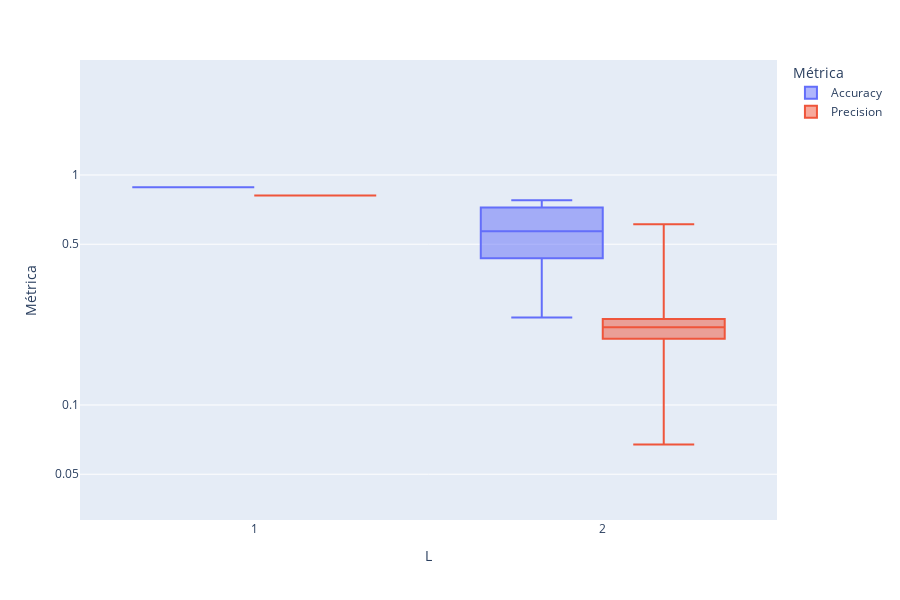

Here is the notebook cell this chart was saved with:
### Markdown cell above
### Resultados de aplicar únicamente l-diversity

La siguiente gráfica muestra la distribución de las métricas `accuracy` y `precision` para diferentes valores de l, manteniendo k=1 y t=0, es decir, aplicando solo l-diversity sobre los datos.

### Code cell
# Filtrar los resultados para k=1 y t=0 (solo l-diversity)
filtered = {l_val: df for (k_val, l_val, t_val), df in usability_dict.items() if k_val == 1 and t_val == 1.0 and l_val in l_all_values}

# Preparar los datos para el diagrama de cajas
data_acc = []
data_pre = []
for l_val, df in filtered.items():
    accuracies = df['accuracy'].values.astype(float)
    precisions = df['precision'].values.astype(float)
    for v in accuracies:
        data_acc.append({'l': l_val, 'accuracy': v})
    for v in precisions:
        data_pre.append({'l': l_val, 'precision': v})

box_df = pd.concat([
    box_acc_df.rename(columns={'accuracy': 'value'}).assign(metric='accuracy'),
    box_pre_df.rename(columns={'precision': 'value'}).assign(metric='precision')
])

box_acc_df = pd.DataFrame(data_acc)
box_pre_df = pd.DataFrame(data_pre)

box_df = pd.concat([
    box_acc_df.rename(columns={'accuracy': 'value'}).assign(metric='accuracy'),
    box_pre_df.rename(columns={'precision': 'value'}).assign(metric='precision')
])

fig = px.box(
    box_df,
    x='l',
    y='value',
    color='metric',
    points=False,
    labels={'value': 'Métrica', 'l': 'L', 'metric': 'Métrica'},
    # title='Distribución de Accuracy y Precision para diferentes valores de l',
    height=600,
    color_discrete_map={
        'accuracy': '#636efa',
        'precision': '#EF553B'
    },
    category_orders={'metric': ['accuracy', 'precision']}
)
fig.for_each_trace(lambda t: t.update(name=t.name.capitalize(), legendgroup=t.name.capitalize(), marker_color=t.marker.color))
fig.update_layout(boxmode='group', boxgroupgap=0)
fig.update_yaxes(
    title_text='Métrica',
    type='log',
    range=[-1.5, 0.5],  # log10(0.0001)= -4, log10(10)=1
    tickvals=[0.05, 0.1, 0.5, 1],
)
fig.show()

### Figure 1 — Plotly figure (JSON) as saved in the notebook; plotly's stock layout.template omitted (floating-point values rounded to 4 significant figures)
{"data": [{"alignmentgroup": "True", "boxpoints": false, "hovertemplate": "Métrica=%{y}<br>L=%{x}<extra></extra>", "legendgroup": "Accuracy", "marker": {"color": "#636efa"}, "name": "Accuracy", "notched": false, "offsetgroup": "accuracy", "orientation": "v", "showlegend": true, "type": "box", "x": [1, 1, 1, 1, 1, 1, 1, 1, 1, 1, 1, 2, 2, 2, 2, 2, 2, 2, 2, 2, 2, 2], "x0": " ", "xaxis": "x", "y": [0.8853, 0.8853, 0.8853, 0.8853, 0.8853, 0.8853, 0.8853, 0.8853, 0.8853, 0.8853, 0.8853, 0.6933, 0.7486, 0.7306, 0.6981, 0.4535, 0.5693, 0.3066, 0.5482, 0.7773, 0.2403, 0.4279], "y0": " ", "yaxis": "y"}, {"alignmentgroup": "True", "boxpoints": false, "hovertemplate": "Métrica=%{y}<br>L=%{x}<extra></extra>", "legendgroup": "Precision", "marker": {"color": "#EF553B"}, "name": "Precision", "notched": false, "offsetgroup": "precision", "orientation": "v", "showlegend": true, "type": "box", "x": [1, 1, 1, 1, 1, 1, 1, 1, 1, 1, 1, 2, 2, 2, 2, 2, 2, 2, 2, 2, 2, 2], "x0": " ", "xaxis": "x", "y": [0.8136, 0.8136, 0.8136, 0.8136, 0.8136, 0.8136, 0.8136, 0.8136, 0.8136, 0.8136, 0.8136, 0.3248, 0.1849, 0.06729, 0.2388, 0.2243, 0.1896, 0.2176, 0.231, 0.6107, 0.2127, 0.207], "y0": " ", "yaxis": "y"}], "layout": {"boxgroupgap": 0, "boxmode": "group", "height": 600, "legend": {"title": {"text": "Métrica"}, "tracegroupgap": 0}, "margin": {"t": 60}, "xaxis": {"anchor": "y", "domain": [0, 1], "title": {"text": "L"}}, "yaxis": {"anchor": "x", "domain": [0, 1], "range": [-1.5, 0.5], "tickvals": [0.05, 0.1, 0.5, 1], "title": {"text": "Métrica"}, "type": "log"}}}
